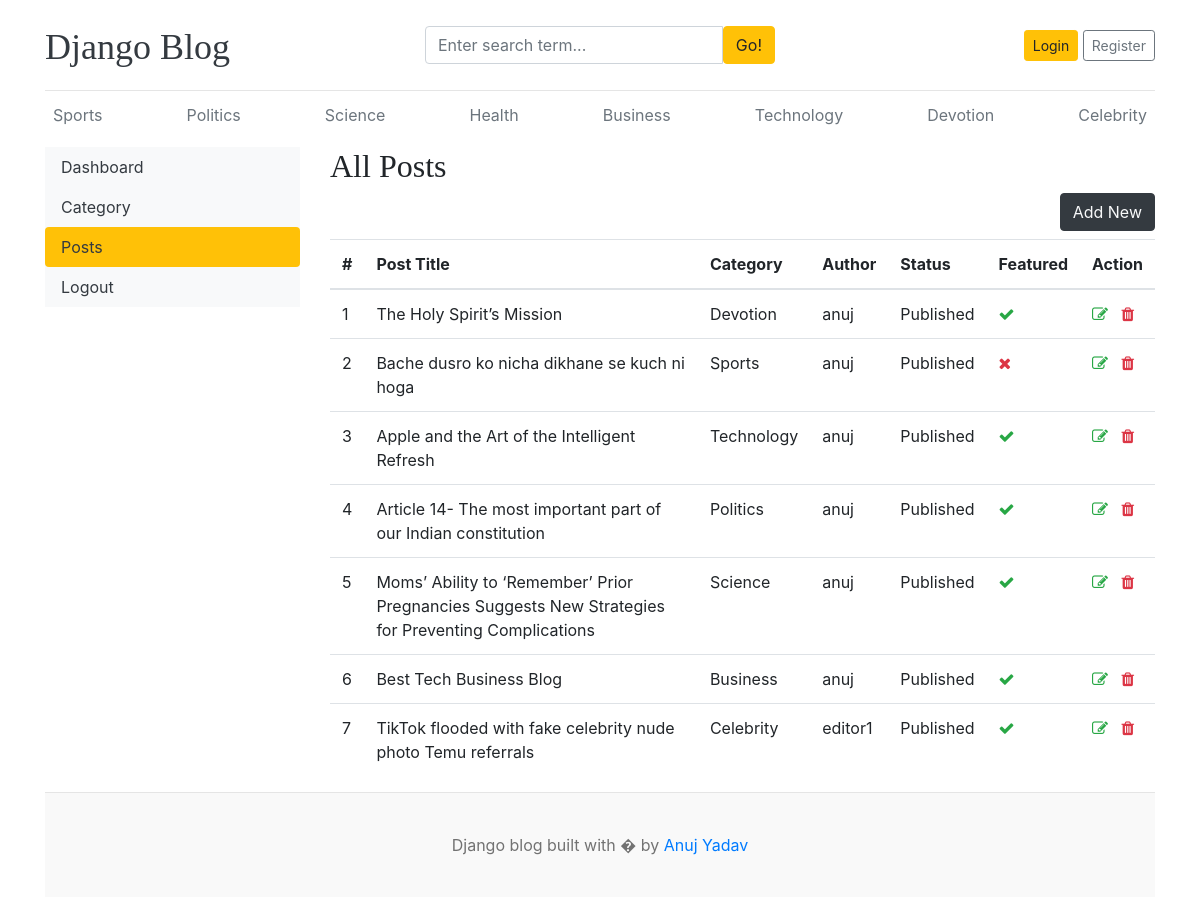
The app's page /dashboard/posts/ with its own data.
### blogs/models.py (models this page shows, shortened)
class Category(models.Model):
    category_name = models.CharField(max_length=50, unique=True)
    created_at = models.DateTimeField(auto_now_add=True)
    updated_at = models.DateTimeField(auto_now=True)
    class Meta:
        verbose_name_plural = 'categories'
    def __str__(self):
        return self.category_name

class Blog(models.Model):
    title = models.CharField(max_length=100)
    slug = models.SlugField(max_length=150, unique=True, blank=True)
    category = models.ForeignKey(Category, on_delete=models.CASCADE)
    author = models.ForeignKey(User, on_delete=models.CASCADE)
    featured_image = models.ImageField(upload_to='uploads/%Y/%M/%d')
    short_description = models.TextField(max_length = 500)
    blog_body = models.TextField(max_length=1000)
    status = models.CharField(max_length=20, choices=STATUS_CHOICES, default="Draft")
    is_featured = models.BooleanField(default=False)
    created_at = models.DateTimeField(auto_now_add=True)
    updated_at = models.DateTimeField(auto_now=True)

### dashboards/views.py (the view)
# urls.py: path('posts/', views.posts, name='posts'),
def posts(request):
    posts = Blog.objects.all()
    context = {
        'posts' : posts,
    }
    return render(request, 'dashboard/posts.html', context=context)

### blogs/context_processors.py (called while the page is built)
def get_categories(request):
    categories = Category.objects.all()
    return dict(categories=categories)

def get_social_links(request):
    social_links = SocialLink.objects.all()
    return dict(social_links=social_links )

### templates/dashboard/posts.html (shortened to what this page needs)
{% extends 'base.html' %}
{% block content  %}
<div class="row">
{% include 'dashboard/sidebar.html' %}
    <div class="col-md-9">
        <h2>All Posts</h2>
        <a href="{% url 'add_post' %}" class="btn btn-dark text-light float-right mb-2">Add New</a>
        <table class="table table-hover">
            <thead>
              <tr>
                <th>#</th>
                <th>Post Title</th>
                <th>Category</th>
                <th>Author</th>
                <th>Status</th>
                <th>Featured</th>
                <th>Action</th>
              </tr>
            </thead>
            <tbody>
                {% for post in posts %}
              <tr>
                <td>{{forloop.counter}}</th>
                <td>{{post.title}}</td>
                <td>{{post.category}}</td>
                <td>{{post.author}}</td>
                <td>{{post.status}}</td>
                <td>{% if post.is_featured %} <i class="fa fa-check text-success"></i> {% else %} <i class="fa fa-times text-danger"></i> {% endif %}</td>
                <td>
                    <a href="{% url 'edit_post' post.id %}"><i class="fa fa-edit text-success"></i> </a>
                    <a href="{% url 'delete_post' post.id %}"><i class="fa fa-trash text-danger"></i></a>
                </td>
              </tr>
              {% endfor %}
            </tbody>
          </table>
    </div>
</div>
{% endblock %}

### templates/base.html (shortened to what this page needs)
{% load static %}
<!DOCTYPE html>
<html lang="en">
<head>
    <link href="https://getbootstrap.com/docs/4.0/dist/css/bootstrap.min.css" rel="stylesheet">
    <link href="{% static 'css/blog.css' %}" rel="stylesheet">
    <link rel="stylesheet" href="https://cdnjs.cloudflare.com/ajax/libs/font-awesome/4.7.0/css/font-awesome.min.css">
  </head>
<body>
    <div class="container">
      <header class="blog-header py-3">
        <div class="row flex-nowrap justify-content-between align-items-center">
          <div class="col-4 pt-1">
            <a class="blog-header-logo text-dark" href="/">Django Blog</a>
          </div>
          <div class="col-4">
            <form action="{% url 'search' %}" method="GET">
              <div class="input-group">
                <input class="form-control" type="text" name="keyword" value="{{ keyword }}" placeholder="Enter search term..." aria-label="Enter search term..." aria-describedby="button-search" />
                <button class="btn btn-warning" type="submit" id="button-search" type="button">Go!</button>
            </div>
            </form>
          </div>
          <div class="col-4 d-flex justify-content-end align-items-center">
            {% if not user.is_authenticated %}
            <a class="btn btn-sm btn-warning" href="{% url 'login' %}">Login</a> &nbsp;
            <a class="btn btn-sm btn-outline-secondary" href="{% url 'register' %}">Register</a>
            {% else %}
            <span> <a href="{% url 'dashboard' %}">Dashboard</a> </span>
            &emsp;
            <span> <a href="{% url 'logout' %}">Logout</a></span>
            {% endif %}
          </div>
        </div>
      </header>
      <div class="nav-scroller py-1 mb-2">
        <nav class="nav d-flex justify-content-between">
          {% for cat in categories %}
          <a class="p-2 text-muted" href="{% url 'posts_by_category' cat.pk %}">{{cat.category_name}}</a>
          {% endfor %}
        </nav>
      </div>
{% block content %}
{% endblock %}
<footer class="blog-footer">
    <p>Django blog built with � by <a href="#">Anuj Yadav</a></p>
  </footer>
  </body>
  </html>

### blog_main/static/css/blog.css (style rules this page uses)
.blog-header { border-bottom: 1px solid #e5e5e5; }
.blog-header-logo { font-family: "Playfair Display", Georgia, "Times New Roman", serif; font-size: 2.25rem; }
h1, h2, h3, h4, h5, h6 { font-family: "Playfair Display", Georgia, "Times New Roman", serif; }
.blog-footer { padding: 2.5rem 0; color: #727272; text-align: center; background-color: #f9f9f9; border-top: .05rem solid #e5e5e5; }
.blog-footer p:last-child { margin-bottom: 0; }

### records on screen
Category: category_name "Sports"
Category: category_name "Politics"
Category: category_name "Science"
Category: category_name "Health"
Category: category_name "Business"
Category: category_name "Technology"
Category: category_name "Devotion"
Category: category_name "Celebrity"
Blog: title "The Holy Spirit’s Mission", category "Devotion", author "anuj", status "Published", is_featured True (drawn)
Blog: title "Bache dusro ko nicha dikhane se kuch ni hoga", category "Sports", author "anuj", status "Published", is_featured False (drawn)
Blog: title "Apple and the Art of the Intelligent Refresh", category "Technology", author "anuj", status "Published", is_featured True (drawn)
Blog: title "Article 14- The most important part of our Indian constitution", category "Politics", author "anuj", status "Published", is_featured True (drawn)
Blog: title "Moms’ Ability to ‘Remember’ Prior Pregnancies Suggests New Strategies for Preventing Complications", category "Science", author "anuj", status "Published", is_featured True (drawn)
Blog: title "Best Tech Business Blog", category "Business", author "anuj", status "Published", is_featured True (drawn)
Blog: title "TikTok flooded with fake celebrity nude photo Temu referrals", category "Celebrity", author "editor1", status "Published", is_featured True (drawn)
